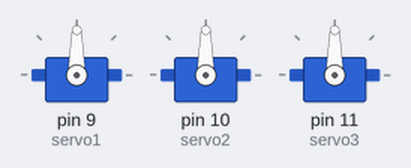
The sketch below on a simulated Arduino Uno, built with avr-gcc and run on an emulated ATmega328P. Shown: 3 × servo. Random numbers use the default seed unless the sketch sets one.

Above: at 0.1 s.
At 1.6 s:
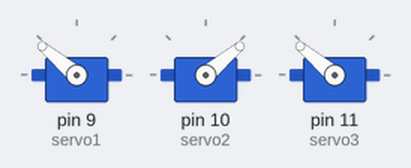
At 10.5 s:
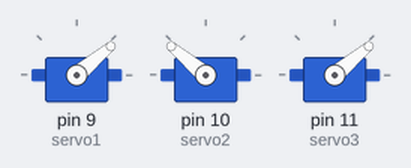
At 21.45 s:
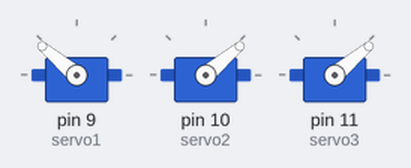
At 30.07 s:
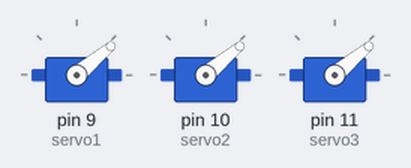
At 38.09 s:
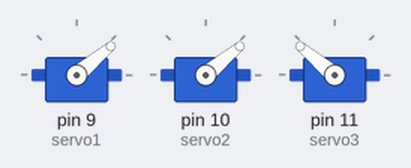
Timing chart, 0 to 40.0 s (numbered marks = the images above):
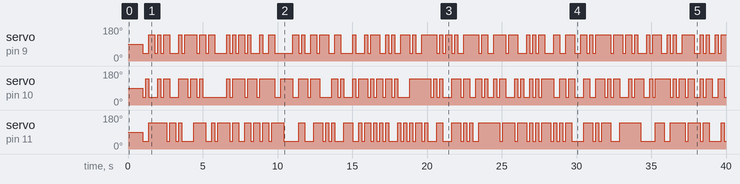

The sketch:

servo_dance.ino
```cpp
/*
SparkFun Inventor's Kit
Example sketch 08-1

SINGLE SERVO

  Sweep a servo back and forth through its full range of motion.

  A "servo", short for servomotor, is a motor that includes
  feedback circuitry that allows it to be commanded to move to
  specific positions. This one is very small, but larger servos
  are used extensively in robotics to control mechanical arms,
  hands, etc. You could use it to make a (tiny) robot arm,
  aircraft control surface, or anywhere something needs to be
  moved to specific positions.


This sketch was written by SparkFun Electronics,
with lots of help from the Arduino community.
This code is completely free for any use.
Visit http://learn.sparkfun.com/products/2 for SIK information.
Visit http://www.arduino.cc to learn about the Arduino.

Version 2.0 6/2012 MDG
*/


#include <Servo.h>  // servo library


Servo servo1;  // servo control object
Servo servo2;  // servo control object
Servo servo3;  // servo control object


void setup()
{
  Serial.begin(9600);

  servo1.attach(9, 900, 2100);
  servo2.attach(10, 900, 2100);
  servo3.attach(11, 900, 2100);

  // calibration
  servo1.write(90);
  servo2.write(90);
  servo3.write(90);

  delay(1000);
}


void loop()
{
  if (random(200) < 100) {
    servo1.write(40);
  } else {
    servo1.write(140);
  }

  if (random(200) < 100) {
    servo2.write(40);
  } else {
    servo2.write(140);
  }

  if (random(200) < 100) {
    servo3.write(40);
  } else {
    servo3.write(140);
  }

  delay(200);
}
```

Measured:
- by itself, servo on pin 9 (servo1): 90° → 40° at 1.0 s, → 140° 0.40 s later, → 40° 0.40 s later, → 140° 0.20 s later, … (106 changes in this stretch)
- by itself, servo on pin 11 (servo3): 90° → 40° at 1.0 s, → 140° 0.40 s later, → 40° 1.2 s later, → 140° 0.20 s later, … (97 changes in this stretch)
- by itself, servo on pin 10 (servo2): 90° → 40° at 1.0 s, → 140° 0.20 s later, → 40° 0.20 s later, → 140° 0.60 s later, … (103 changes in this stretch)
